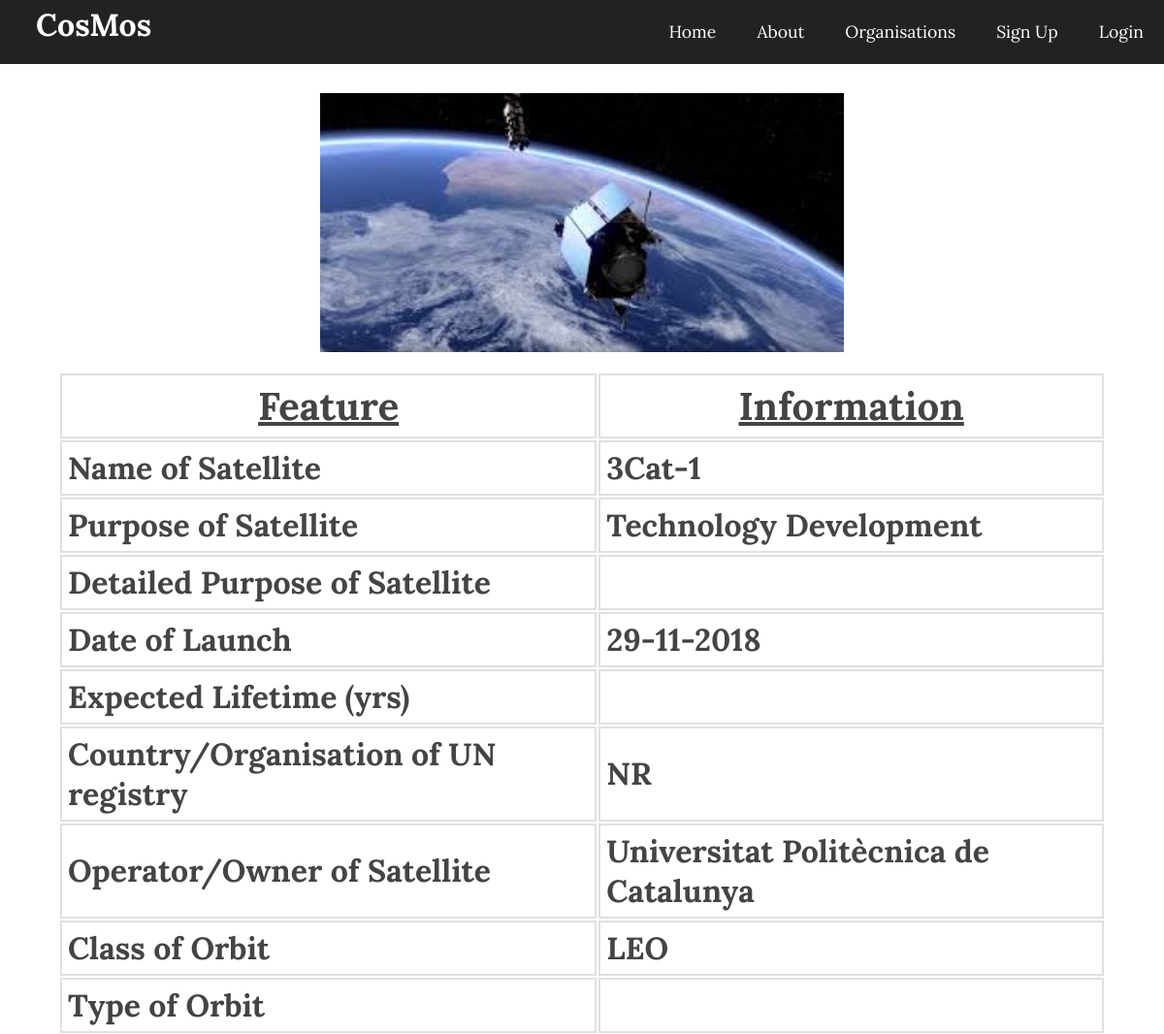
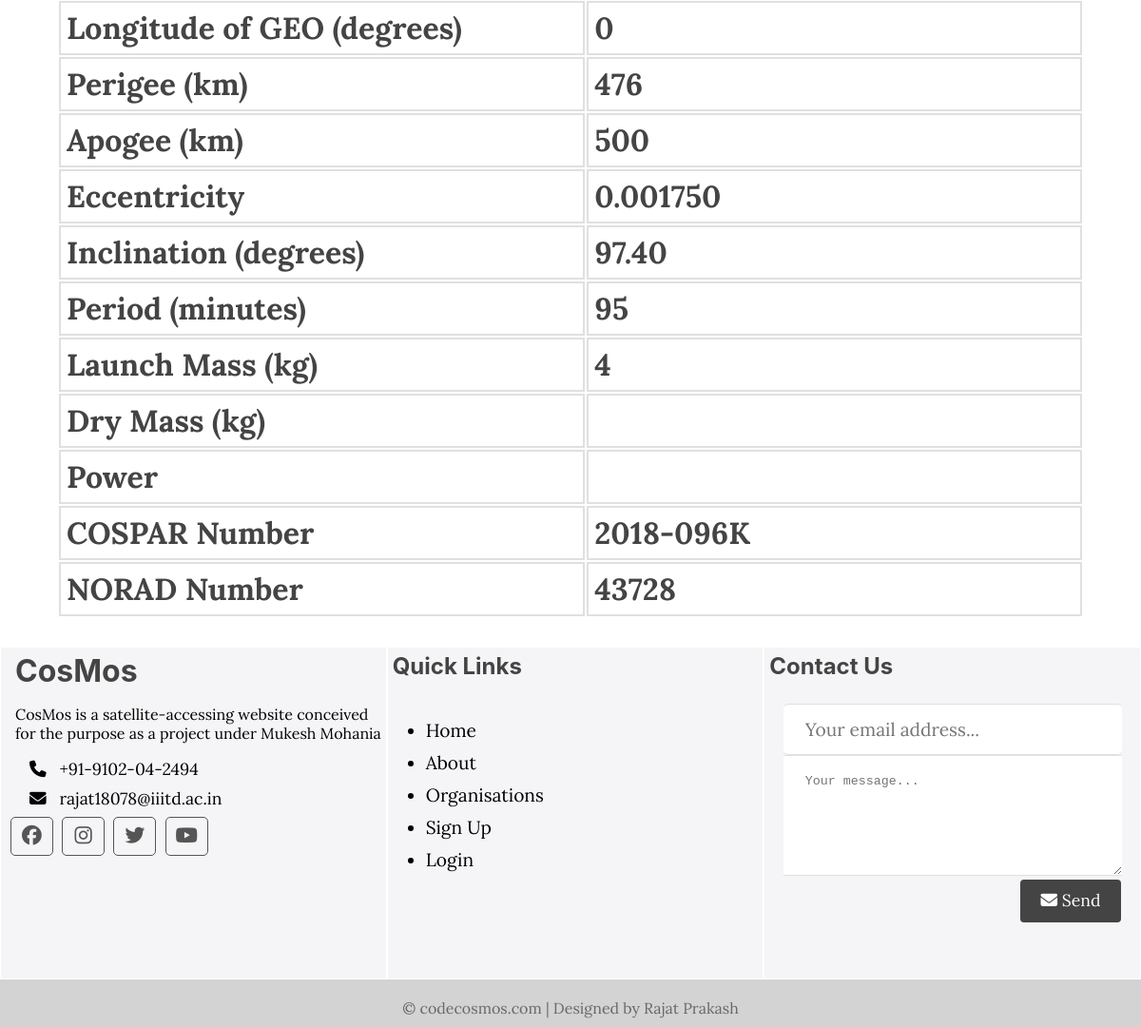
Page /blog/single.php?id=1 on the committed database (2 pictures, top to bottom).
### tables this page shows
CREATE TABLE `sattelite_gen_normalised___sat_info` (
  `Satellite_ID` int(4) DEFAULT NULL,
  `Name_of_Satellite` varchar(147) DEFAULT NULL,
  `Purpose` varchar(46) DEFAULT NULL,
  `Detailed_Purpose` varchar(54) DEFAULT NULL,
  `Date_of_Launch` varchar(10) DEFAULT NULL,
  `Expected_Lifetime_yrs` varchar(3) DEFAULT NULL,
  `Country_Org_of_UN_Registry` varchar(20) DEFAULT NULL,
  `Operator_Owner` varchar(143) DEFAULT NULL,
  `Image` varchar(9) DEFAULT NULL
);

CREATE TABLE `satellite_det_normalised___sheet1` (
  `Satellite_ID` int(4) DEFAULT NULL,
  `Name_of_Satellite` varchar(147) DEFAULT NULL,
  `Class_of_Orbit` varchar(10) DEFAULT NULL,
  `Type_of_Orbit` varchar(21) DEFAULT NULL,
  `Longitude_of_GEO_degrees` varchar(6) DEFAULT NULL,
  `Perigee_km` varchar(6) DEFAULT NULL,
  `Apogee_km` varchar(8) DEFAULT NULL,
  `Eccentricity` decimal(7,6) DEFAULT NULL,
  `Inclination_degrees` decimal(5,2) DEFAULT NULL,
  `Period_minutes` varchar(8) DEFAULT NULL,
  `Launch_Mass_kg` varchar(6) DEFAULT NULL,
  `Dry_Mass_kg` varchar(11) DEFAULT NULL,
  `Power_watts` varchar(12) DEFAULT NULL,
  `COSPAR_Number` varchar(11) DEFAULT NULL,
  `NORAD_Number` int(5) DEFAULT NULL
);

### blog/app/database/db.php (called while the page is built, shortened)
<?php
require('connect.php');
function executeQuery($sql, $data)
{
    global $conn;
    $stmt = $conn->prepare($sql);
    $values = array_values($data);
    $types = str_repeat('s', count($values));
    $stmt->bind_param( $types, ...$values);
    $stmt->execute();
    return $stmt;
}
function selectOne($table, $conditions = [])
{
    $sql = "SELECT * FROM $table";
    $i = 0;
    foreach ( $conditions as $key => $value ) {
        if ( $i === 0)
        {
            $sql = $sql . " WHERE $key = ?";
        } else {
            $sql = $sql . " AND $key = ?";
        }
        $i++;
    }
    $sql = $sql . " LIMIT 1";
    $stmt = executeQuery($sql, $conditions);
    $records = $stmt->get_result()->fetch_all(MYSQLI_ASSOC);
    return $records;
}
function selectAll($table, $conditions = [])
{
    global $conn;
    $sql = "SELECT * FROM $table";
    if (empty($conditions)) {
        $stmt = $conn->prepare($sql);
        $stmt->execute();
        $records = $stmt->get_result()->fetch_all(MYSQLI_ASSOC);
        return $records;
    }
}

### blog/app/controllers/topics.php (called while the page is built, shortened)
<?php
include(ROOT_PATH . "/app/database/db.php");
$satellites_details = selectAll('satellite_det_normalised___sheet1');
$satellites_info = selectAll('sattelite_gen_normalised___sat_info');

### blog/single.php (the view, shortened to what this page needs)
<?php include("path.php");
include("app/controllers/topics.php");
$satellite_info = selectOne('sattelite_gen_normalised___sat_info', ['Satellite_ID' => $_GET['id']])[0];
$satellite_details = selectOne('satellite_det_normalised___sheet1', ['Satellite_ID' => $_GET['id']])[0];
?>
<!DOCTYPE html>
<html lang="en">
<head>
    <link rel="stylesheet" href="assets/css/style.css">
</head>
<body>
<?php include(ROOT_PATH . "/app/includes/header.php")?>
    <div class="page-wrapper">
        <div class="content clearfix">
                <img src="assets/images/<?php echo  $satellite_info['Image']?>" alt="" style='display: block; width: 50%; height: auto;margin: 0px auto;'>
                <div class="post-content">
                    <table style="margin: 0px auto;">
                        <tr>
                            <th style="border: 2px solid #e0e0e0;">
                                <h1 style="font-size:2.5rem;text-decoration:underline;">Feature</h1>
                            </th>
                            <th style="border: 2px solid #e0e0e0;">
                                <h1 style="font-size:2.5rem;text-decoration:underline;">Information</h1>
                            </th>
                        </tr>
                        <tr>
                            <td style="border: 2px solid #e0e0e0;">
                                <h1>Name of Satellite</h1>
                            </td>
                            <td style="border: 2px solid #e0e0e0;">
                                <h1><?php echo $satellite_info['Name_of_Satellite'] ?></h1>
                            </td>
                        </tr>
                        <tr>
                            <td style="border: 2px solid #e0e0e0;">
                                <h1>Purpose of Satellite</h1>
                            </td>
                            <td style="border: 2px solid #e0e0e0;">
                                <h1><?php echo $satellite_info['Purpose'] ?></h1>
                            </td>
                        </tr>
                        <tr>
                            <td style="border: 2px solid #e0e0e0;">
                                <h1>Detailed Purpose of Satellite</h1>
                            </td>
                            <td style="border: 2px solid #e0e0e0;">
                            </td>
                        </tr>
                        <tr>
                            <td style="border: 2px solid #e0e0e0;">
                                <h1>Date of Launch</h1>
                            </td>
                            <td style="border: 2px solid #e0e0e0;">
                                <h1><?php echo $satellite_info['Date_of_Launch'] ?></h1>
                            </td>
                        </tr>
                        <tr>
                            <td style="border: 2px solid #e0e0e0;">
                                <h1>Expected Lifetime (yrs)</h1>
                            </td>
                            <td style="border: 2px solid #e0e0e0;">
                            </td>
                        </tr>
                        <tr>
                            <td style="border: 2px solid #e0e0e0;">
                                <h1>Country/Organisation of UN registry</h1>
                            </td>
                            <td style="border: 2px solid #e0e0e0;">
                                <h1><?php echo $satellite_info['Country_Org_of_UN_Registry'] ?></h1>
                            </td>
                        </tr>
                        <tr>
                            <td style="border: 2px solid #e0e0e0;">
                                <h1>Operator/Owner of Satellite</h1>
                            </td>
                            <td style="border: 2px solid #e0e0e0;">
                                <h1><?php echo $satellite_info['Operator_Owner'] ?></h1>
                            </td>
                        </tr>
                        <tr>
                            <td style="border: 2px solid #e0e0e0;">
                                <h1>Class of Orbit</h1>
                            </td>
                            <td style="border: 2px solid #e0e0e0;">
                                <h1><?php echo $satellite_details['Class_of_Orbit'] ?></h1>
                            </td>
                        </tr>
                        <tr>
                            <td style="border: 2px solid #e0e0e0;">
                                <h1>Type of Orbit</h1>
                            </td>
                            <td style="border: 2px solid #e0e0e0;">
                            </td>
                        </tr>
                        <tr>
                            <td style="border: 2px solid #e0e0e0;">
                                <h1>Longitude of GEO (degrees)</h1>
                            </td>
                            <td style="border: 2px solid #e0e0e0;">
                                <h1><?php echo $satellite_details['Longitude_of_GEO_degrees'] ?></h1>
                            </td>
                        </tr>
                        <tr>
                            <td style="border: 2px solid #e0e0e0;">
                                <h1>Perigee (km)</h1>
                            </td>
                            <td style="border: 2px solid #e0e0e0;">
                                <h1><?php echo $satellite_details['Perigee_km'] ?></h1>
                            </td>
                        </tr>
                        <tr>
                            <td style="border: 2px solid #e0e0e0;">
                                <h1>Apogee (km)</h1>
                            </td>
                            <td style="border: 2px solid #e0e0e0;">
                                <h1><?php echo $satellite_details['Apogee_km'] ?></h1>
                            </td>
                        </tr>
                        <tr>
                            <td style="border: 2px solid #e0e0e0;">
                                <h1>Eccentricity</h1>
                            </td>
                            <td style="border: 2px solid #e0e0e0;">
                                <h1><?php echo $satellite_details['Eccentricity'] ?></h1>
                            </td>
                        </tr>
                        <tr>
                            <td style="border: 2px solid #e0e0e0;">
                                <h1>Inclination (degrees)</h1>
                            </td>
                            <td style="border: 2px solid #e0e0e0;">
                                <h1><?php echo $satellite_details['Inclination_degrees'] ?></h1>
                            </td>
                        </tr>
                        <tr>
                            <td style="border: 2px solid #e0e0e0;">
                                <h1>Period (minutes)</h1>
                            </td>
                            <td style="border: 2px solid #e0e0e0;">
                                <h1><?php echo $satellite_details['Period_minutes'] ?></h1>
                            </td>
                        </tr>
                        <tr>
                            <td style="border: 2px solid #e0e0e0;">
                                <h1>Launch Mass (kg)</h1>
                            </td>
                            <td style="border: 2px solid #e0e0e0;">
                                <h1><?php echo $satellite_details['Launch_Mass_kg'] ?></h1>
                            </td>
                        </tr>
                        <tr>
                            <td style="border: 2px solid #e0e0e0;">
                                <h1>Dry Mass (kg)</h1>
                            </td>
                            <td style="border: 2px solid #e0e0e0;">
                            </td>
                        </tr>
                        <tr>
                            <td style="border: 2px solid #e0e0e0;">
                                <h1>Power</h1>
                            </td>
                            <td style="border: 2px solid #e0e0e0;">
                            </td>
                        </tr>
                        <tr>
                            <td style="border: 2px solid #e0e0e0;">
                                <h1>COSPAR Number</h1>
                            </td>
                            <td style="border: 2px solid #e0e0e0;">
                                <h1><?php echo $satellite_details['COSPAR_Number'] ?></h1>
                            </td>
                        </tr>
                        <tr>
                            <td style="border: 2px solid #e0e0e0;">
                                <h1>NORAD Number</h1>
                            </td>
                            <td style="border: 2px solid #e0e0e0;">
                                <h1><?php echo $satellite_details['NORAD_Number'] ?></h1>
                            </td>
                        </tr>
                    </table>
                </div>
        </div>
    </div>
    <?php include(ROOT_PATH . "/app/includes/footer.php")?>
</body>
</html>

### blog/assets/css/style.css (style rules this page uses)
* { box-sizing: border-box; }
html, body { height: 100%; padding: 0px; margin: 0px; background: white; font-family:'Lora', serif; }
h1, h2, h3, h4, h5, h6 { color: #444; margin: 5px; }
.clearfix::after { content: ''; display: block; clear: both; }
.page-wrapper { min-height: 100%; }
.content { width: 90%; margin: 30px auto 30px; }

### rows in the picture
sattelite_gen_normalised___sat_info: Image (picture), Name_of_Satellite "3Cat-1", Purpose "Technology Development", Date_of_Launch "29-11-2018", Country_Org_of_UN_Registry "NR", Operator_Owner "Universitat Politècnica de Catalunya"
satellite_det_normalised___sheet1: Class_of_Orbit "LEO", Longitude_of_GEO_degrees "0", Perigee_km "476", Apogee_km "500", Eccentricity "0.001750", Inclination_degrees "97.40", Period_minutes "95", Launch_Mass_kg "4", COSPAR_Number "2018-096K", NORAD_Number "43728"
